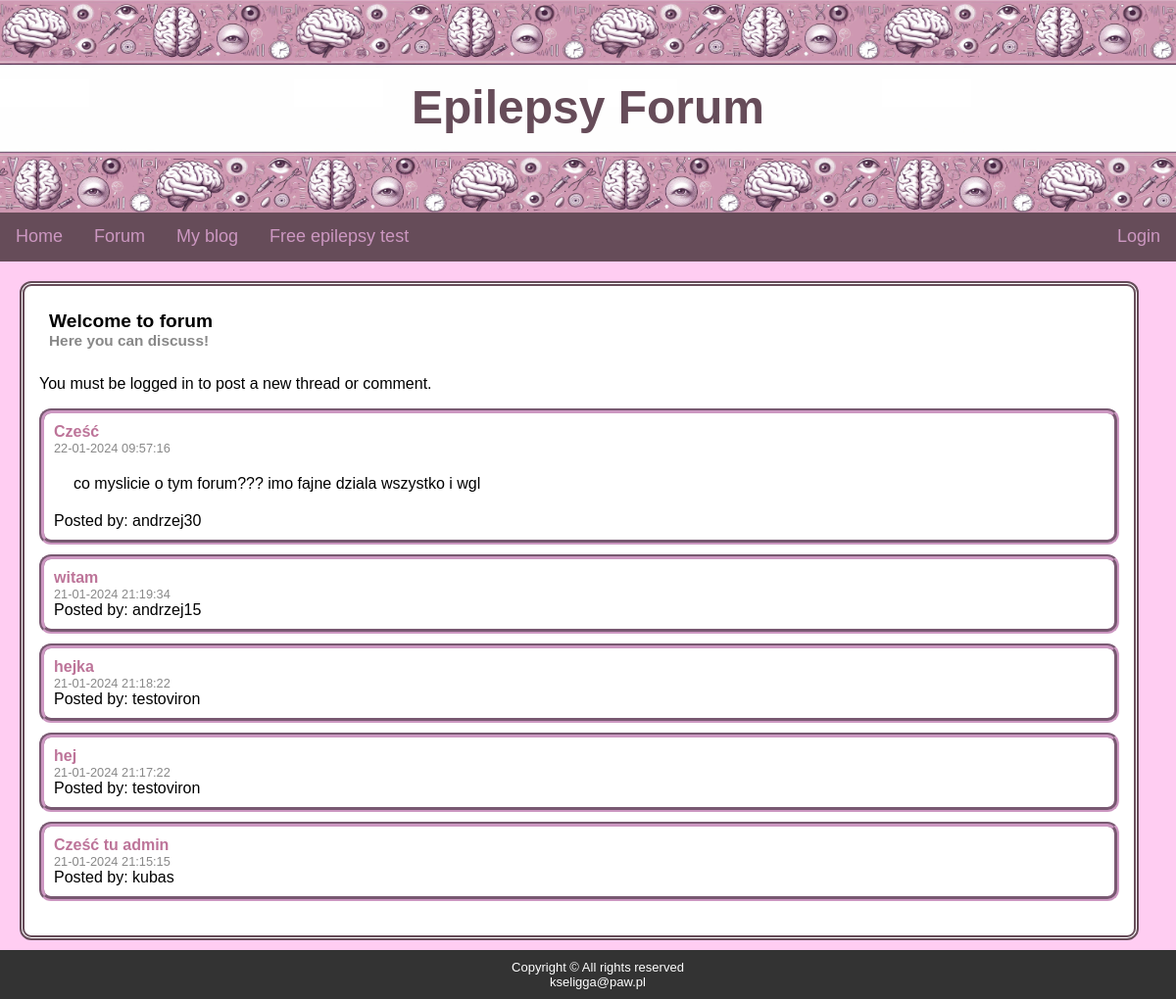
The app's page /forum/ with its own data.
### blog/models.py (models this page shows, shortened)
class Thread(models.Model):
    title = models.CharField(max_length=100)
    content = models.TextField()
    pub_date = models.DateTimeField('date published')
    author = models.CharField(max_length=31)

### blog/views.py (the view)
# urls.py: path('forum/', views.forum_view, name='forum'),
def forum_view(request):
    threads = Thread.objects.order_by('-pub_date')
    form = ThreadForm()
    context = {'list_of_threads': threads, 'form': form}
    if request.method == 'POST':
        form = ThreadForm(request.POST)
        if form.is_valid():
            t = Thread(title=form.cleaned_data["title"],
                       author=request.user.username,
                       content=form.cleaned_data["content"],
                       pub_date=timezone.now())
            t.save()
            return HttpResponseRedirect(f'/forum/')
        else:
            return render(request, 'blog/forum.html', context=context)
    else:
        return render(request, 'blog/forum.html', context=context)

### templates/blog/forum.html
{% extends "blog/base.html" %}
{% load static %}
{% block content %}
<div class="subheader">
    Welcome to forum
    <div class="subheader-text">
        Here you can discuss!
    </div>
</div>
{% if user.is_authenticated %}
<form class="postingForm" method="post" action="/forum/">
    {% csrf_token %}
    <label for="title">Title:</label><br>
    <input type="text" id="title" name="title"><br>
    <label for="content">Content:</label><br>
    <textarea id="content" name="content"></textarea><br>
    <input type="submit" value="Post a new thread!">
</form>
{% else %}
<p>You must be logged in to post a new thread or comment.</p>
{% endif %}
{% with newest_thread=list_of_threads|first %}
<div class="forum-thread">
    <div class="thread-title">
        <a href="threads/{{ newest_thread.id }}">{{ newest_thread.title }}</a>
    </div>
    <div class="forum-thread-date">
        {{ newest_thread.pub_date|date:"d-m-Y H:i:s" }}
    </div>
    <div class="forum-thread-snippet">
        {{ newest_thread.content|truncatewords:50 }}
    </div>
    <div class="forum-thread-author">
        Posted by: {{ newest_thread.author}}
    </div>
</div>
{% endwith %}
{% for thread in list_of_threads|slice:"1:"%}
<div class="forum-thread">
    <div class="thread-title">
        <a href="threads/{{ thread.id }}">{{ thread.title }}</a>
    </div>
    <div class="forum-thread-date">
        {{ thread.pub_date|date:"d-m-Y H:i:s" }}
    </div>
    <div class="forum-thread-author">
        Posted by: {{ thread.author}}
    </div>
</div>
{% endfor %}
{% endblock %}

### templates/blog/base.html (shortened to what this page needs)
{% load static %}
<!DOCTYPE html>
<html>
<head>
    <link rel="stylesheet" href="{%  static 'blog/style.css' %}">
</head>
<body>
<div class="header">
    <h1>Epilepsy Forum</h1>
</div>
<div class="navbar">
    <a href="/homepage">Home</a>
    <a href="/forum">Forum</a>
    <a href="/blog">My blog</a>
    <a href="/epilepsy-test">Free epilepsy test</a>
    {% load i18n %}
    {% if user.is_authenticated %}
    <a href="/logout" class="login">Log out</a>
    <a class="login" href="/profile/{{ request.user.username }}/">{{ request.user.username }}</a>
    {% else %}
    <a href="/login" class="login">{% trans 'Login' %}</a>
    {% endif %}
</div>
<main>
    <div class="main-block">
        {% block content %}{% endblock %}
    </div>
</main>
</body>
<footer>
    {% include "blog/footer.html" %}
</footer>
</html>

### templates/blog/footer.html
Copyright © All rights reserved <br>
<email>kseligga@paw.pl</email>

### static/blog/style.css (style rules this page uses)
body { font-family: Helvetica, sans-serif; background-color: #ffcdf2; margin: 0; padding: 0; background-image: url("/static/blog/banner.png"); background-repeat: repeat-x; background-size: 300px 220px; }
.header { font-size: x-large; font-weight: bolder; position: relative; top: 50px; text-align: center; color: #664C59; white-space: nowrap; margin-bottom: 130px; }
.navbar { overflow: hidden; background-color: #664C59; position: sticky; top: 0; height: 50px; width: 100vw; transition: top 0.3s; z-index: 1; }
.navbar a { float: left; display: block; color: #CC97C1; text-align: center; padding: 14px 16px; text-decoration: none; font-size: large; }
.navbar .login { float: right; }
main { padding: 20px; width: auto; }
.main-block { background-color: #ffffff; border: 5px double #664C59; border-radius: 12px; width: 95%; height: auto; padding: 15px 15px 30px; overflow-wrap: break-word; text-align: justify; margin-bottom: 40px; }
footer { background-color: #333; color: white; text-align: center; font-size: small; padding: 10px; position: fixed; bottom: 0; width: 100%; }
.subheader { font-weight: bold; font-size: 1.2em; padding: 10px }
.subheader-text { font-weight: bold; color: #888; font-size: 0.8em; }
.forum-thread { border: 5px groove #CC97C1; margin-bottom: 5px; margin-top: 10px; padding: 10px; border-radius: 12px; }
.forum-thread a { color: #bd7499; text-decoration: none; font-weight: bold; }
.forum-thread-date { font-size: 0.8em; color: #888; }
.forum-thread-snippet { padding: 20px; }

### records on screen
Thread: title "Cześć", pub_date "22-01-2024 09:57:16", content "co myslicie o tym forum??? imo fajne dziala wszystko i wgl", author "andrzej30"
Thread: title "witam", pub_date "21-01-2024 21:19:34", author "andrzej15"
Thread: title "hejka", pub_date "21-01-2024 21:18:22", author "testoviron"
Thread: title "hej", pub_date "21-01-2024 21:17:22", author "testoviron"
Thread: title "Cześć tu admin", pub_date "21-01-2024 21:15:15", author "kubas"
